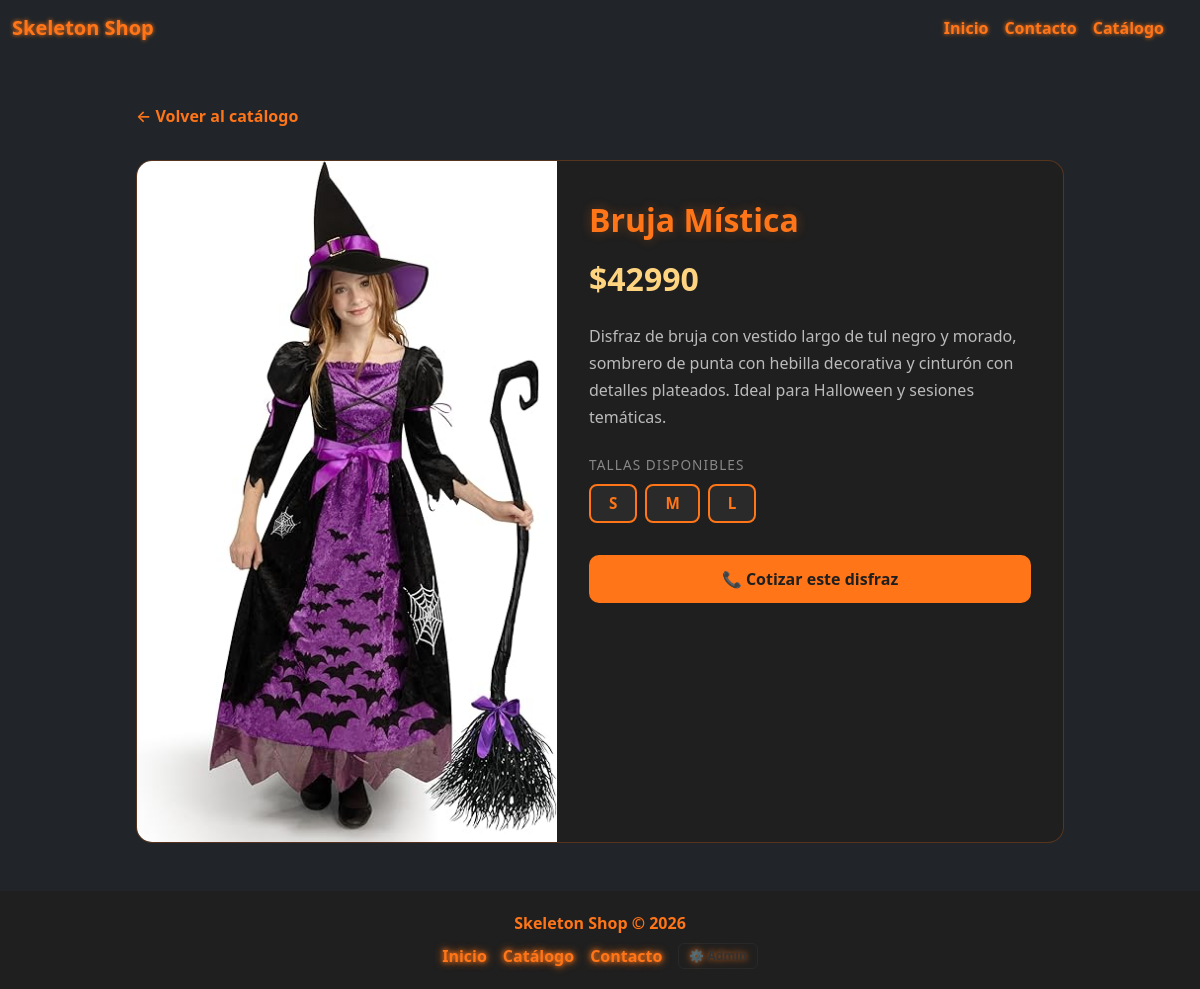
The app's page /catalogo/2/ with its own data.
### web/models.py (models this page shows, shortened)
class Disfraz(models.Model):
    nombre = models.CharField(max_length=100)
    descripcion = models.TextField()
    categoria = models.CharField(max_length=50)
    tallas = models.CharField(max_length=100, help_text="Ej: S, M, L, XL")
    stock = models.IntegerField(default=0)
    comprados = models.IntegerField(default=0)
    precio = models.IntegerField()
    precio_anterior = models.IntegerField(null=True, blank=True)
    imagen = models.ImageField(upload_to='disfraces/', null=True, blank=True)

### web/views.py (the view)
# urls.py: path('catalogo/<int:disfraz_id>/', views.detalle, name='detalle_disfraz'),
def detalle(request, disfraz_id):
    disfraz = get_object_or_404(Disfraz, id=disfraz_id)
    lista_tallas = [talla.strip() for talla in disfraz.tallas.split(',')]
    return render(request, 'catalogo/detalle.html', {
        'disfraz': disfraz,
        'lista_tallas': lista_tallas
    })

### templates/catalogo/detalle.html (shortened to what this page needs)
{% extends 'base.html' %}
{% load static %}
{% block content %}
<div class="detalle-container">
  <a href="{% url 'catalogo' %}" class="detalle-back">← Volver al catálogo</a>
  <div class="detalle-card">
    <div class="detalle-imagen">
      {% if disfraz.imagen %}
        <img src="{{ disfraz.imagen.url }}" alt="{{ disfraz.nombre }}">
      {% else %}
        <div class="emoji-placeholder">🎭</div>
      {% endif %}
    </div>
    <div class="detalle-info">
      <h1>{{ disfraz.nombre }}</h1>
      <div class="detalle-precio">${{ disfraz.precio }}</div>
      {% if disfraz.descripcion %}
        <p class="detalle-descripcion">{{ disfraz.descripcion }}</p>
      {% else %}
        <p class="detalle-descripcion">Disfraz de alta calidad disponible en varias tallas.</p>
      {% endif %}
      {% if lista_tallas %}
      <div class="tallas-label">Tallas disponibles</div>
      <div class="tallas-grid">
        {% for talla in lista_tallas %}
          <button class="talla-btn" onclick="selectTalla(this)">{{ talla }}</button>
        {% endfor %}
      </div>
      {% endif %}
      <a href="{% url 'contacto' %}?disfraz={{ disfraz.nombre }}" class="btn-contactar">
        📞 Cotizar este disfraz
      </a>
    </div>
  </div>
</div>
{% endblock %}

### static/css/style.css (style rules this page uses)
*, *::before, *::after { box-sizing: border-box; }
html, body { height: 100%; margin: 0; }
body { background-color: #1a1a1a; display: flex; flex-direction: column; min-height: 100vh; }
.detalle-container { max-width: 960px; margin: 3rem auto; padding: 0 1rem; }
.detalle-back { display: inline-flex; align-items: center; gap: 0.4rem; color: #ff7518; font-weight: 600; text-decoration: none; margin-bottom: 2rem; transition: color 0.2s; }
.detalle-card { background: #1f1f1f; border: 1px solid #ff751840; border-radius: 16px; overflow: hidden; display: flex; flex-wrap: wrap; }
.detalle-imagen { flex: 0 0 auto; width: 100%; max-width: 420px; background: linear-gradient(135deg, #2a2a2a, #3a2000); display: flex; align-items: center; justify-content: center; min-height: 360px; }
.detalle-imagen img { width: 100%; height: 100%; object-fit: cover; min-height: 360px; }
.detalle-info { flex: 1; padding: 2.5rem 2rem; min-width: 260px; }
.detalle-info h1 { color: #ff7518; font-size: 2rem; font-weight: 800; text-shadow: 0 0 12px #ff751855; margin-bottom: 1rem; }
.detalle-precio { font-size: 2rem; font-weight: 700; color: #ffd480; margin-bottom: 1.2rem; }
.detalle-descripcion { color: #bbb; line-height: 1.7; margin-bottom: 1.5rem; font-size: 1rem; }
.tallas-label { color: #888; font-size: 0.85rem; text-transform: uppercase; letter-spacing: 0.08em; margin-bottom: 0.5rem; }
.tallas-grid { display: flex; flex-wrap: wrap; gap: 8px; margin-bottom: 2rem; }
.talla-btn { background: #2a2a2a; color: #ff7518; border: 2px solid #ff7518; border-radius: 8px; padding: 6px 18px; font-weight: 700; font-size: 0.95rem; cursor: pointer; transition: background 0.2s, color 0.2s; }
.btn-contactar { background: #ff7518; color: #1f1f1f; border: none; border-radius: 10px; padding: 0.75rem 2rem; font-weight: 700; font-size: 1rem; text-decoration: none; display: inline-block; transition: background 0.2s, box-shadow 0.2s; width: 100%; text-align: center; }

### records on screen
Disfraz: imagen (picture), nombre "Bruja Mística", precio "42990", descripcion "Disfraz de bruja con vestido largo de tul negro y morado, sombrero de punta con hebilla decorativa y cinturón con detalles plateados. Ideal para Halloween y sesiones temáticas."

### other values on screen
{{ talla }} "S" "M" "L"
